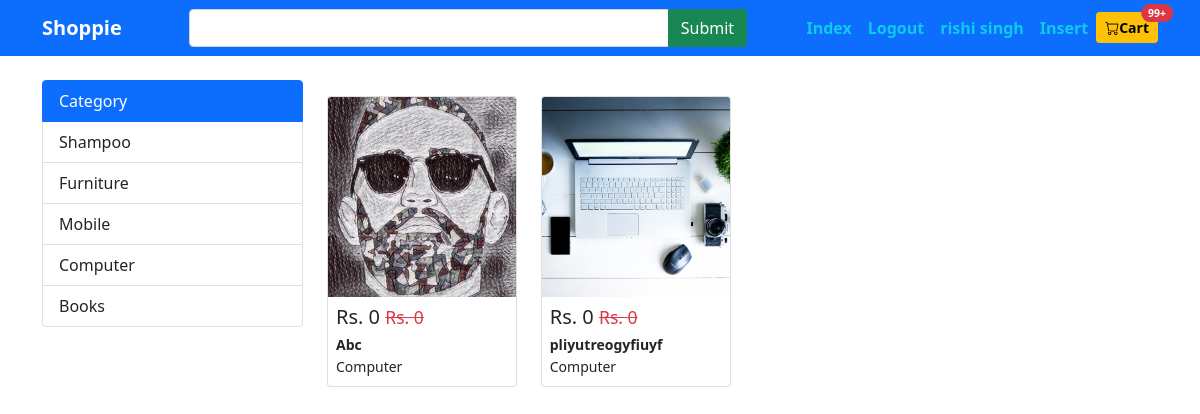
Screenshot of /index.php?cat=4 (signed in) with the database file from the repository.
### tables this page shows
CREATE TABLE `users` (
  `user_id` int(11) NOT NULL,
  `fullname` varchar(200) NOT NULL,
  `email` varchar(200) NOT NULL,
  `contact` varchar(200) NOT NULL,
  `password` varchar(200) NOT NULL
);

CREATE TABLE `category` (
  `cat_id` int(11) NOT NULL,
  `cat_title` varchar(200) NOT NULL
);

CREATE TABLE `products` (
  `id` int(11) NOT NULL,
  `title` varchar(200) NOT NULL,
  `category` varchar(200) NOT NULL,
  `image` varchar(200) DEFAULT NULL,
  `brand` varchar(200) NOT NULL,
  `price` float NOT NULL,
  `discount_price` float NOT NULL,
  `description` text NOT NULL
);

### include/dbconfig.php (called while the page is built, shortened)
<?php
$connect= mysqli_connect(HOST,USER,PASS,DB) or die("db connection fail");
   function calling($table){
       global $connect;
       $array = [];
       $query = mysqli_query($connect,"select * from $table");
       while($row = mysqli_fetch_array($query)){
           $array[] = $row;
       }
       return $array;
   }
?>

### index.php (the view, shortened to what this page needs)
<?php include "include/dbconfig.php";?>
<!DOCTYPE html>
<html lang="en">
<head>
<link href="https://cdn.jsdelivr.net/npm/bootstrap@5.1.3/dist/css/bootstrap.min.css" rel="stylesheet">
<link rel="stylesheet" href="https://cdn.jsdelivr.net/npm/bootstrap-icons@1.8.1/font/bootstrap-icons.css">
</head>
<body>
<?php include "include/header.php";?>
<div class="container mt-4">
        <div class="row">
                <div class="col-3">
                        <?php include "include/side.php"; ?>
                </div>
                <div class="col-9 mt-3">
                        <div class="row">
                                <?php
                                $callingProduct = calling("products JOIN category ON products.category=category.cat_id");
                                if(isset($_GET['cat'])){
                                        $cat = $_GET['cat'];
                                        $callingProduct = calling("products JOIN category ON products.category=category.cat_id where category='$cat'");
                                }
                                elseif(isset($_GET['find'])){
                                $search = $_GET['search'];
                                $callingProduct = calling("products JOIN category ON products.category=category.cat_id where title LIKE '%$search%'");
                                }
                                foreach($callingProduct as $value){
                                        ?>
                                <div class="col-3">
                                        <div class="card">
                                                <img src="productimages/<?= $value['image'];?>" alt="" class="card-img-top" style="object-fit: cover;height:200px">
                                                <div class="card-body p-2">
                                                        <h2 class="h5">
                                                        <span>Rs. <?= $value['discount_price'];?></span>
                                                        <del class="small fw-lighter text-danger">Rs. <?= $value['price'];?></del>
                                                        </h2>
                                                        <h5 class="m-0 p-0 small fw-bold text-truncate"><?= $value['title'];?></h5>
                                                        <small class="m-0 py-0"><?= $value['cat_title'];?></small>
                                                </div>
                                        </div>
                                </div>
                                <?php } ?>
                        </div>
                </div>
        </div>
</div>
</body>
</html>

### include/header.php (shortened to what this page needs)
<nav class="navbar navbar-expand-lg navbar-dark bg-primary">
        <div class="container">
                <a href="" class="navbar-brand"><b>Shoppie</b></a>
                <form action="index.php" class="d-flex input-group w-50">
                        <input type="search" name="search" class="form-control">
                        <input type="submit" name="find" class="btn btn-success">
                </form>
                <ul class="navbar-nav">
                        <li class="nav-item"><a href="index.php" class="nav-link text-info"><b>Index</b></a></li>
                        <?php if (isset($_SESSION['user'])) { ?>
                                <li class="nav-item"><a href="auth/login.php" class="nav-link text-info"><b>Logout</b></a></li>
                                <li class="nav-item"><a href="auth/login.php" class="nav-link text-info"><b>
                                        <?php
                                        $log =$_SESSION['user'];
                                        $data = calling("users where email='$log' OR contact='$log'");
                                        echo $fullname=$data[0]['fullname'];
                                        ?>
                                </b></a></li>
                                <li class="nav-item"><a href="insert.php" class="nav-link text-info"><b>Insert</b></a></li>
                        <?php } else { ?>
                                <li class="nav-item"><a href="auth/login.php" class="nav-link text-info"><b>Login</b></a></li>
                                <li class="nav-item"><a href="auth/signup.php" class="nav-link text-info"><b>Signup</b></a></li>
                        <?php } ?>
                        <li class="nav-item"><a href="cart.php" class="btn btn-warning btn-sm mt-1 position-relative"><i class="bi bi-cart"></i><b>Cart</b>
                                        <span class="position-absolute top-0 start-100 translate-middle badge rounded-pill bg-danger">
                                                99+
                                        </span>
                                </a>
                        </li>
                </ul>
        </div>
</nav>

### include/side.php
<div class="list-group">
        <div class="list-group-item list-group-item-action active">Category</div>
        <?php
        $callingCat = calling("category");
        foreach ($callingCat as $cat) {
                $id = $cat['cat_id'];
                $title = $cat['cat_title'];
                echo "<a href='index.php?cat=$id' class='list-group-item list-group-item-action'>$title</a>";
        }
        ?>
</div>

### rows the page displays
users: fullname "rishi singh"
category: cat_title "Shampoo"
category: cat_title "Furniture"
category: cat_title "Mobile"
category: cat_title "Computer"
category: cat_title "Books"
products: image (picture), discount_price "0", price "0", title "Abc", category.cat_title "Computer"
products: image (picture), discount_price "0", price "0", title "pliyutreogyfiuyf", category.cat_title "Computer"
